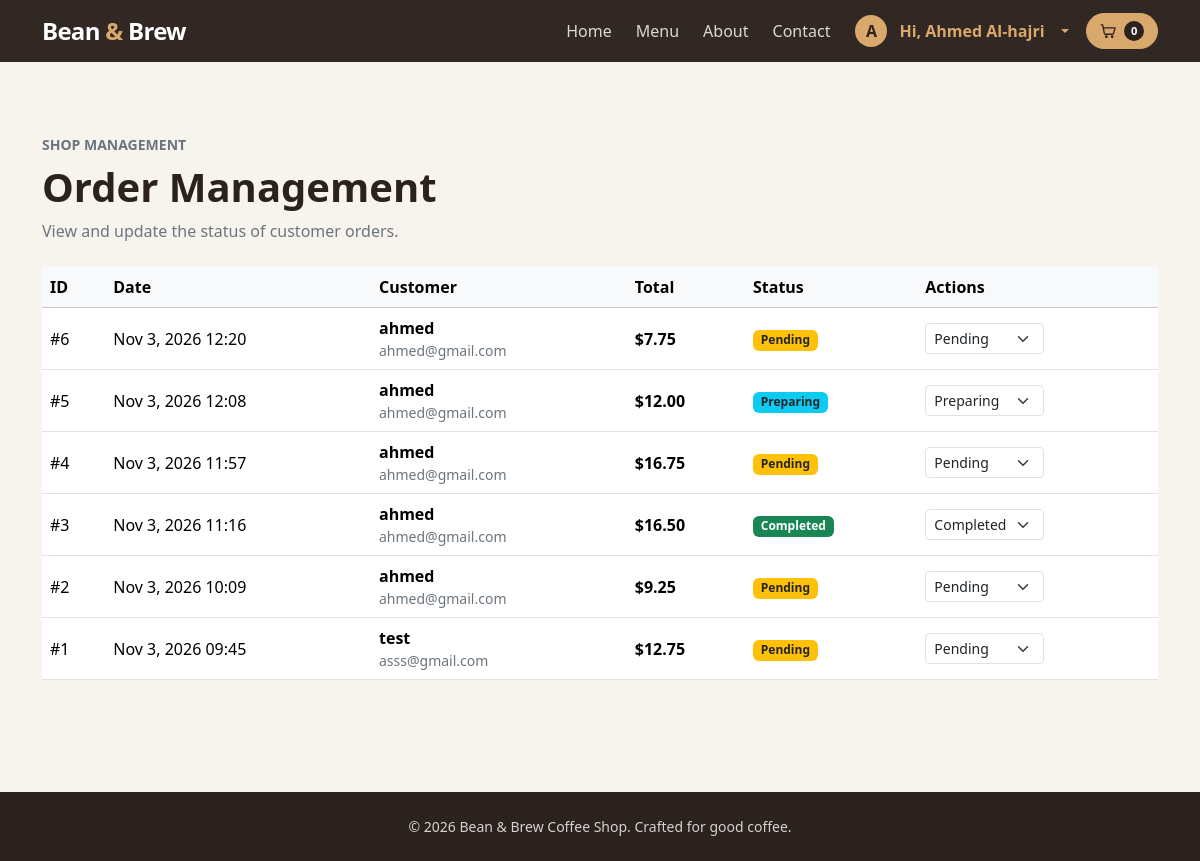
Screenshot of /admin_orders.php (signed in) with the database file from the repository.
### tables this page shows
CREATE TABLE orders (
    id INTEGER PRIMARY KEY AUTOINCREMENT,
    customer_name TEXT NOT NULL,
    customer_email TEXT NOT NULL,
    total_amount REAL NOT NULL,
    created_at DATETIME DEFAULT CURRENT_TIMESTAMP
, status TEXT NOT NULL DEFAULT 'pending');

### public/admin_orders.php (the view, shortened to what this page needs)
<?php
require_once "../includes/config.php";
$stmt = $pdo->query("SELECT * FROM orders ORDER BY created_at DESC");
$orders = $stmt->fetchAll();
include "../includes/header.php";
?>
<section class="container py-4 py-lg-5">
    <div class="d-flex flex-column flex-sm-row justify-content-between align-items-sm-end gap-3 mb-4">
        <div>
            <p class="text-uppercase small fw-semibold text-secondary mb-2">Shop management</p>
            <h1 class="display-6 fw-bold mb-2">Order Management</h1>
            <p class="text-secondary mb-0">View and update the status of customer orders.</p>
        </div>
    </div>
    <div class="table-responsive">
        <table class="table table-hover align-middle">
            <thead class="table-light">
                <tr>
                    <th>ID</th>
                    <th>Date</th>
                    <th>Customer</th>
                    <th>Total</th>
                    <th>Status</th>
                    <th>Actions</th>
                </tr>
            </thead>
            <tbody>
                <?php if (empty($orders)): ?>
                    <tr>
                        <td colspan="6" class="text-center py-4 text-secondary">No orders found.</td>
                    </tr>
                <?php else: ?>
                    <?php foreach ($orders as $order): ?>
                        <tr>
                            <td>#<?php echo $order['id']; ?></td>
                            <td><?php echo date('M j, Y H:i', strtotime($order['created_at'])); ?></td>
                            <td>
                                <div class="fw-semibold"><?php echo htmlspecialchars($order['customer_name']); ?></div>
                                <div class="small text-secondary"><?php echo htmlspecialchars($order['customer_email']); ?></div>
                            </td>
                            <td class="fw-bold">$<?php echo number_format($order['total_amount'], 2); ?></td>
                            <td>
                                <?php
                                    $statusClass = 'badge bg-secondary';
                                    switch ($order['status']) {
                                        case 'pending': $statusClass = 'badge bg-warning text-dark'; break;
                                        case 'preparing': $statusClass = 'badge bg-info text-dark'; break;
                                        case 'completed': $statusClass = 'badge bg-success'; break;
                                    }
                                ?>
                                <span class="<?php echo $statusClass; ?>"><?php echo ucfirst($order['status']); ?></span>
                            </td>
                            <td>
                                <form action="admin_order_status.php" method="POST" class="d-inline order-status-form">
                                    <select name="new_status" class="form-select form-select-sm d-inline-block w-auto status-select" onchange="updateOrderStatus(this)">
                                        <option value="pending" <?php echo $order['status'] === 'pending' ? 'selected' : ''; ?>>Pending</option>
                                        <option value="preparing" <?php echo $order['status'] === 'preparing' ? 'selected' : ''; ?>>Preparing</option>
                                        <option value="completed" <?php echo $order['status'] === 'completed' ? 'selected' : ''; ?>>Completed</option>
                                    </select>
                                </form>
                            </td>
                        </tr>
                    <?php endforeach; ?>
                <?php endif; ?>
            </tbody>
        </table>
    </div>
</section>
<?php include "../includes/footer.php"; ?>

### includes/header.php (style rules this page uses)
:root { --coffee-ink: #2b211d; --coffee-brown: #56392d; --coffee-gold: #d9a86c; --coffee-cream: #f7f3ed; }
body { background: var(--coffee-cream); color: var(--coffee-ink); min-height: 100vh; display: flex; flex-direction: column; }

### rows the page displays
orders: id "6", created_at "Nov 3, 2026 12:20", customer_name "ahmed", customer_email "ahmed@gmail.com", total_amount "7.75", status "Pending", new_status "Pending"
orders: id "5", created_at "Nov 3, 2026 12:08", customer_name "ahmed", customer_email "ahmed@gmail.com", total_amount "12.00", status "Preparing", new_status "Preparing"
orders: id "4", created_at "Nov 3, 2026 11:57", customer_name "ahmed", customer_email "ahmed@gmail.com", total_amount "16.75", status "Pending", new_status "Pending"
orders: id "3", created_at "Nov 3, 2026 11:16", customer_name "ahmed", customer_email "ahmed@gmail.com", total_amount "16.50", status "Completed", new_status "Completed"
orders: id "2", created_at "Nov 3, 2026 10:09", customer_name "ahmed", customer_email "ahmed@gmail.com", total_amount "9.25", status "Pending", new_status "Pending"
orders: id "1", created_at "Nov 3, 2026 09:45", customer_name "test", customer_email "asss@gmail.com", total_amount "12.75", status "Pending", new_status "Pending"

### other values shown
substr($account_name, 0, 1) "A"
$account_name "Ahmed Al-hajri"
